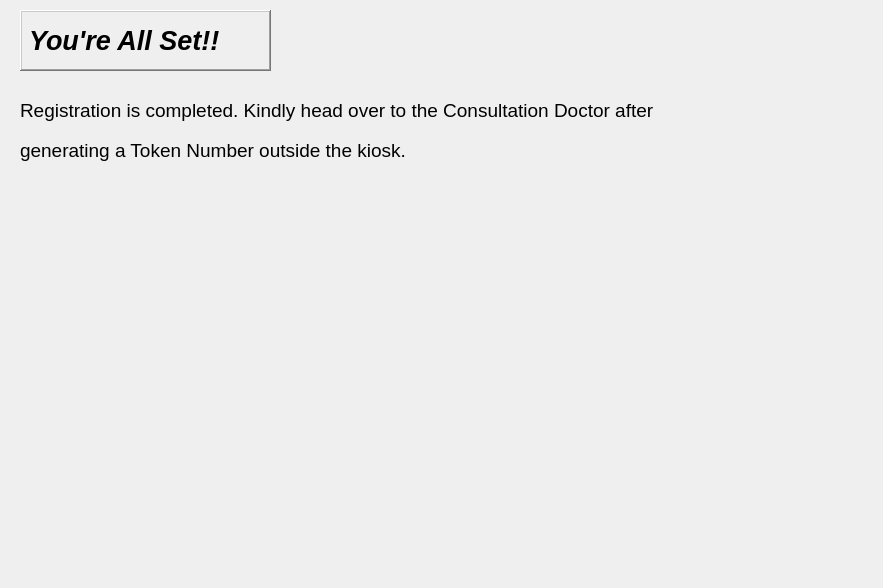
<?xml version="1.0" encoding="UTF-8"?>
<ui version="4.0">
 <class>Form</class>
 <widget class="QWidget" name="Form">
  <property name="geometry">
   <rect>
    <x>0</x>
    <y>0</y>
    <width>883</width>
    <height>588</height>
   </rect>
  </property>
  <property name="windowTitle">
   <string>Form</string>
  </property>
  <widget class="QLabel" name="label_2">
   <property name="geometry">
    <rect>
     <x>20</x>
     <y>10</y>
     <width>251</width>
     <height>61</height>
    </rect>
   </property>
   <property name="font">
    <font>
     <family>Segoe UI</family>
     <pointsize>20</pointsize>
     <weight>75</weight>
     <italic>true</italic>
     <bold>true</bold>
    </font>
   </property>
   <property name="frameShape">
    <enum>QFrame::WinPanel</enum>
   </property>
   <property name="frameShadow">
    <enum>QFrame::Raised</enum>
   </property>
   <property name="text">
    <string>You're All Set!!</string>
   </property>
  </widget>
  <widget class="QLabel" name="label_3">
   <property name="geometry">
    <rect>
     <x>20</x>
     <y>80</y>
     <width>831</width>
     <height>61</height>
    </rect>
   </property>
   <property name="font">
    <font>
     <family>Segoe UI</family>
     <pointsize>14</pointsize>
    </font>
   </property>
   <property name="text">
    <string>Registration is completed. Kindly head over to the Consultation Doctor after </string>
   </property>
  </widget>
  <widget class="QLabel" name="label_4">
   <property name="geometry">
    <rect>
     <x>20</x>
     <y>120</y>
     <width>831</width>
     <height>61</height>
    </rect>
   </property>
   <property name="font">
    <font>
     <family>Segoe UI</family>
     <pointsize>14</pointsize>
    </font>
   </property>
   <property name="text">
    <string>generating a Token Number outside the kiosk. </string>
   </property>
  </widget>
  <widget class="QLabel" name="label_5">
   <property name="geometry">
    <rect>
     <x>570</x>
     <y>190</y>
     <width>261</width>
     <height>271</height>
    </rect>
   </property>
   <property name="text">
    <string/>
   </property>
   <property name="pixmap">
    <pixmap>../../../../Desktop/Doctor.png</pixmap>
   </property>
  </widget>
  <widget class="QLabel" name="label">
   <property name="geometry">
    <rect>
     <x>100</x>
     <y>250</y>
     <width>181</width>
     <height>191</height>
    </rect>
   </property>
   <property name="text">
    <string/>
   </property>
   <property name="pixmap">
    <pixmap>../../../../Desktop/Token.PNG</pixmap>
   </property>
  </widget>
  <widget class="QLabel" name="label_6">
   <property name="geometry">
    <rect>
     <x>390</x>
     <y>310</y>
     <width>101</width>
     <height>51</height>
    </rect>
   </property>
   <property name="text">
    <string/>
   </property>
   <property name="pixmap">
    <pixmap>../../../../Desktop/right arrow 1.png</pixmap>
   </property>
  </widget>
 </widget>
 <resources/>
 <connections/>
</ui>
